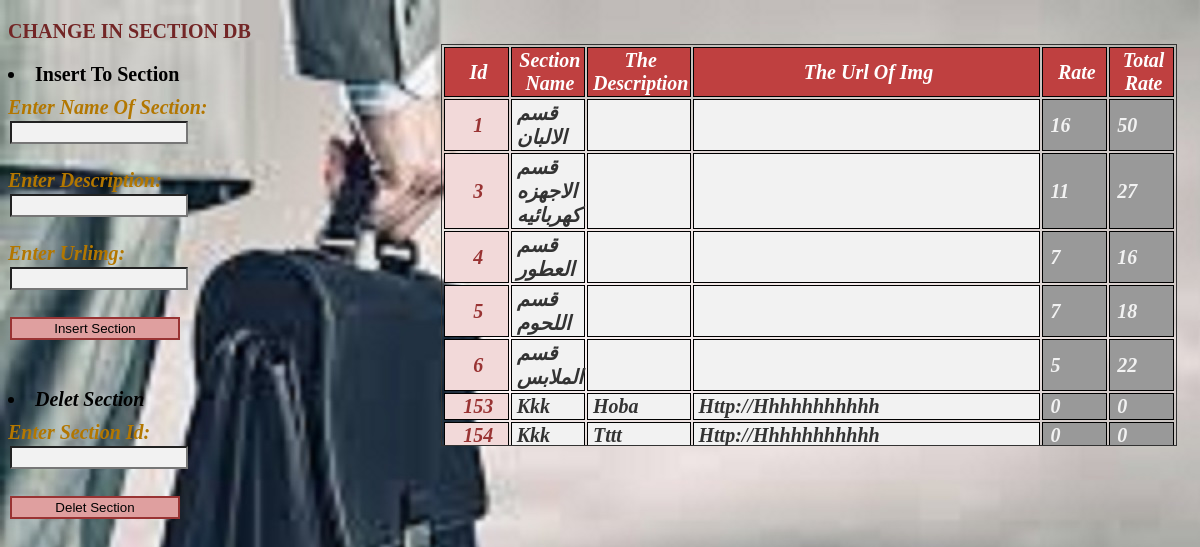
Screenshot of /sections.php with the database file from the repository.
### tables this page shows
CREATE TABLE `base` (
  `id` int(10) NOT NULL,
  `p_product` text NOT NULL,
  `desc` text NOT NULL,
  `img` text NOT NULL,
  `num_rate` int(30) NOT NULL,
  `total_rate` int(30) NOT NULL
);

### sections.php (the view, shortened to what this page needs)
<!DOCTYPE html>
<html>
<head>
</head>
<body>
<form action="/market/market.php" method="post">
  <h3>CHANGE IN SECTION DB</h3>
<li>insert to section</li>
 <span>enter name of section:<span><br>
  <input type="text" name="namesection" required><br><br>
  <span>enter description:</span><br>
  <input type="text" name="description"required><br><br>
 <span> enter urlimg:</span><br>
  <input type="url" name="urlimg"required><br><br>
  <input class=sub type="submit" name="insertsection" value="insert section"><br><br><br>
</form>
<form action="/market/market.php" method="post">
<li>delet section</li>
<span>enter section id:</span><br>
<input type="number" name="id" min=1 required ><br><br>
<input class=sub type="submit" name="deletsection" value="delet section"><br><br>
</form>
</body>
</html>
<?php
require 'connection.PHP';
$query="SELECT * FROM `base` WHERE 1";
$result=mysqli_query($conn,$query);
if(mysqli_num_rows($result)>0)
{?>
<html>
<head><link rel="stylesheet" href="design.css">
</head>
<body>
<div class=section <?php if(mysqli_num_rows($result)<10) {?>style="height:auto"<?php } ?>><table>
<thead><tr class="header">
<td><?php	echo "id";?></td>
<td><?php echo"section name ";?></td>
<td><?php echo"the description";?></td>
<td class="url"><?php echo"The url of img";?></td>
<td><?php echo"rate"?></td>
<td><?php echo"total rate"?></td>
</tr></thead>
 <?php while($row=mysqli_fetch_assoc($result))
  {
  ?>
<tbody><tr>
<td class=id><?php echo$row["id"];?></td>
<td><?php echo$row["p_product"];?></td>
<td><?php echo$row["desc"];?></td>
<td class="url"><?php echo$row["img"] ;?></td>
<td class=analys><?php echo$row["num_rate"];?></td>
<td class=analys><?php echo$row["total_rate"];?></td></tr></tbody>
<?php
   }?>
</table></div>
</body>
</html>
<?php
}
else
{
  echo "NO record";
}
?>

### design.css (style rules this page uses)
body { background:url('img20.jpg') no-repeat; }
table { width:100%; }
div { width:62%;border:solid 1px #333333;overflow-y:scroll;float:right;margin-top:-530px ;margin-right:15px;height: 500px }
td { width:9%;border:solid 1px #000;font-style: italic;padding: 1px;padding-left:5px; }
tbody { border:solid 2px ;color:#333333;background:#f2f2f2 }
td.url { width:auto; }
thead { text-align:center;font-weight:bolder;padding:0.5px }
tr.header { background:#bf4040;color:#fff;text-transform: capitalize; }
td.id { text-align: center;font-weight: bold;color: #993333;font-size:20px;background: #f2d9d9;max-height:1px }
td.analys { background: #999999;color: #f2f2f2;padding-left: 7px;font-weight: bold }
h3 { color:#732626;font-size: 20px }
li { color:#000;font-weight:bolder;font-size:20px;margin: 0px;padding-bottom:10px;text-transform: capitalize; }
span { color: #b37700;margin: 0px;padding:0px;font-size:20px;font-weight: bolder;font-style: italic;text-transform: capitalize; }
input { width: 170px;padding:2px;margin:2px;background-color:#f2f2f2; }
input.sub { border :2px solid #993333;background-color: #df9f9f;text-transform: capitalize; }
input.sub { border :2px solid #993333;background-color: #df9f9f; }

### sections.php (style rules this page uses)
div.section { margin-top:-500px;height:400px }

### rows the page displays
base: id "1", p_product "قسم الالبان", num_rate "16", total_rate "50"
base: id "3", p_product "قسم الاجهزه كهربائيه", num_rate "11", total_rate "27"
base: id "4", p_product "قسم العطور", num_rate "7", total_rate "16"
base: id "5", p_product "قسم اللحوم", num_rate "7", total_rate "18"
base: id "6", p_product "قسم الملابس", num_rate "5", total_rate "22"
base: id "153", p_product "Kkk", desc "Hoba", img "Http://Hhhhhhhhhhh", num_rate "0", total_rate "0"
base: id "154", p_product "Kkk", desc "Tttt", img "Http://Hhhhhhhhhhh", num_rate "0", total_rate "0"
